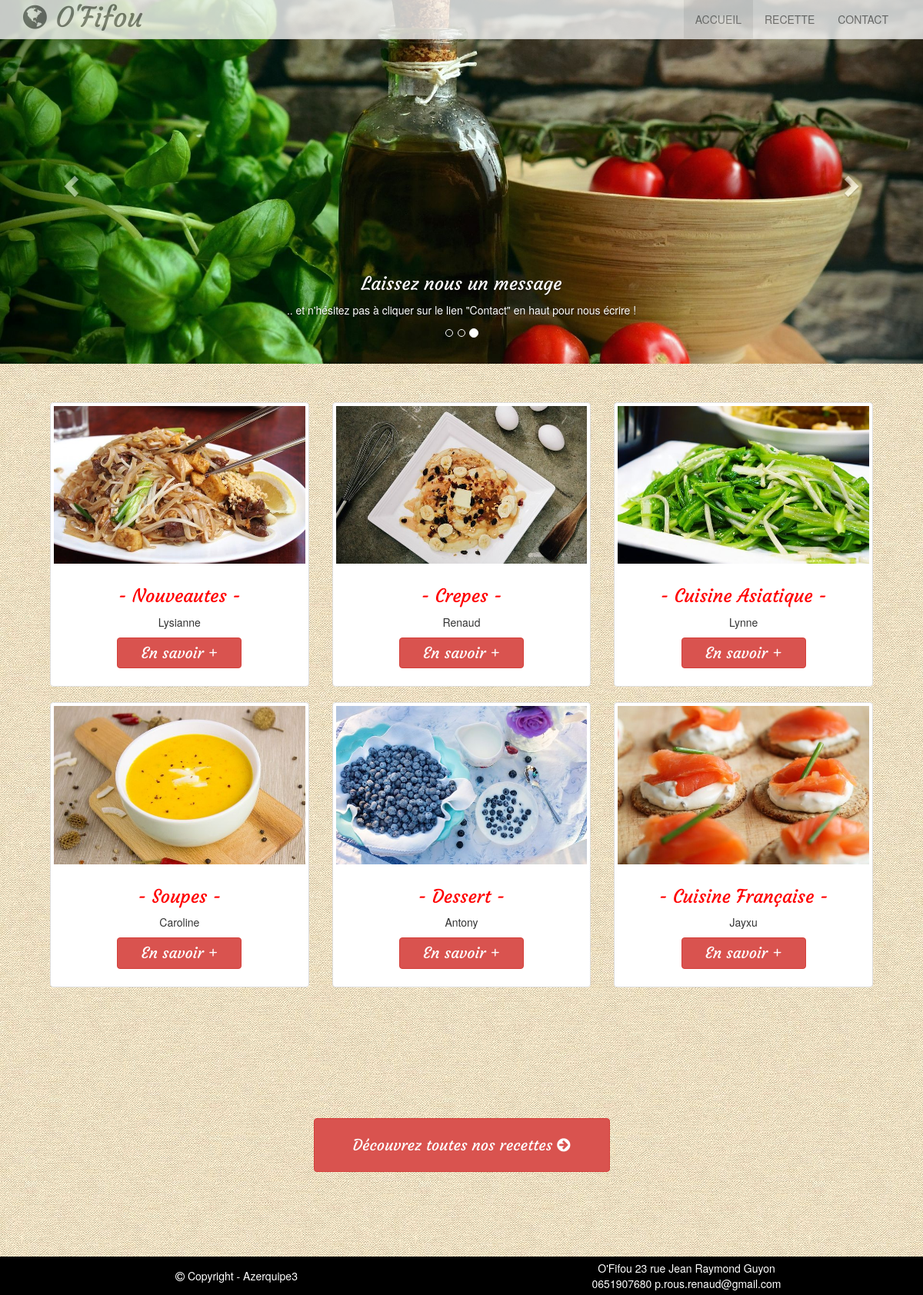
The page / on the database its author committed.
### tables this page shows
CREATE TABLE `infos` (
  `id` int(11) NOT NULL,
  `name` varchar(255) NOT NULL,
  `phone` varchar(255) NOT NULL,
  `adress` varchar(255) NOT NULL,
  `mail` varchar(255) NOT NULL,
  `photo1` varchar(255) NOT NULL,
  `photo2` varchar(255) NOT NULL,
  `photo3` varchar(255) NOT NULL,
  `carroussel_title1` varchar(255) NOT NULL,
  `carroussel_text1` text NOT NULL,
  `carroussel_title2` varchar(255) NOT NULL,
  `carroussel_text2` text NOT NULL,
  `carroussel_title3` varchar(255) NOT NULL,
  `carroussel_text3` text NOT NULL
);

CREATE TABLE `recipes` (
  `id` int(11) NOT NULL,
  `id_user` int(11) NOT NULL,
  `recipe_author` varchar(255) NOT NULL,
  `recipe_title` varchar(255) NOT NULL,
  `recipe_time` int(11) NOT NULL,
  `cook_time` int(11) NOT NULL,
  `people` varchar(255) NOT NULL,
  `ingredients` text NOT NULL,
  `preparation` text NOT NULL,
  `advice` text NOT NULL,
  `photo` varchar(255) NOT NULL,
  `date_publish` datetime NOT NULL
);

### index.php (the view, shortened to what this page needs)
<?php
require_once 'inc/connect.php';
?>
<!DOCTYPE html>
<html>
<head>
	<link type="text/css" rel="stylesheet" href="css/font-awesome.min.css">
    <link href="css/bootstrap.min.css" rel="stylesheet" type="text/css">
	<link href="css/style.css" rel="stylesheet" type="text/css">
	<link type="text/css" rel="stylesheet" href="css/mediaquery.css">
</head>
<?php
    $search = $bdd->prepare("SELECT * FROM recipes");
    if($search->execute()){
    $recettename = $search->fetchAll(PDO::FETCH_ASSOC);
    }
?>
<?php
$select = $bdd->prepare('SELECT * FROM infos');
if($select->execute()){
	$info = $select->fetch(PDO::FETCH_ASSOC);
}
?>
<body id="page-top" data-spy="scroll" data-target=".navbar-fixed-top">
    <nav class="navbar navbar-default navbar-fixed-top" role="navigation">
        <div class="container">
            <div class="navbar-header page-scroll">
                <a class="navbar-brand page-scroll" href="index.php"><h1 class="logomargin"><i class="fa fa-globe fa-1x" aria-hidden="true"></i> <?php echo $info['name'] ?></h1>
				</a>
            </div>
            <div class="collapse navbar-collapse navbar-ex1-collapse">
                <ul class="nav navbar-nav">
                    <li class="active1">
                        <a class="page-scroll" href="index.php">ACCUEIL</a>
                    </li>
                    <li>
                        <a class="page-scroll" href="list_recette.php">RECETTE</a>
                    </li>
                    <li>
                        <a class="page-scroll" href="contact.php">CONTACT</a>
                    </li>
                </ul>
            </div>
        </div>
    </nav>
<div>
	<div class="carousel slide" id="carousel-example-captions" data-ride="carousel">
		<ol class="carousel-indicators">
			<li data-target="#carousel-example-captions" data-slide-to="0" class=""></li>
			<li data-target="#carousel-example-captions" data-slide-to="1" class=""></li>
			<li data-target="#carousel-example-captions" data-slide-to="2" class="active"></li>
		</ol>
		<div class="carousel-inner" role="listbox">
			<div class="item active">
				<img alt="1920x756" src="img/photodicouverte2.jpg" data-holder-rendered="true">
				<div class="carousel-caption">
					<h3>Laissez nous un message</h3>
					<p>.. et n'hésitez pas à cliquer sur le lien "Contact" en haut pour nous écrire !</p>
				</div>
			</div>
		</div>
		<a href="#carousel-example-captions" class="left carousel-control" role="button" data-slide="prev">
			<span class="glyphicon glyphicon-chevron-left" aria-hidden="true"></span>
		</a>
		<a href="#carousel-example-captions" class="right carousel-control" role="button" data-slide="next">
			<span class="glyphicon glyphicon-chevron-right" aria-hidden="true"></span>
		</a>
	</div>
</div>
<?php if(empty($recettename)): ?>
	<tr>
		<td colspan="5"><h1>Aucun recette trouvé!</h1></td>
	</tr>
		<?php else: ?>
<form method="get">
	<div class="bs-example recettemargin" data-example-id="thumbnails-with-custom-content">
		<div class="row" style="margin: 0px;">
		  <?php foreach($recettename as $user): ?>
		  <div class="col-sm-6 col-md-4">
			<div class="thumbnail">
			  <img src="admin/<?=$user['photo'];?>" alt="nouveaute" class="recettehover">
			  <div class="caption">
				<h3 class="nouveaute_color"> - <?=$user['recipe_title'];?> - </h3>
				<p class="auteuralign"><?=$user['recipe_author'];?></p>
				<div class="btnalign">
					<a href="view_recette.php?id=<?=$user['id'];?>">
						<button type="button" class="btn btn-danger">En savoir +
						</button>
					</a>
				</div>
			  </div>
			</div>
		  </div>
		  <?php endforeach;?>
		<?php endif; ?>
		</div>
	</div>
</form>
<div class="btnalign">
	<a href="list_recette.php">
		<button type="button" class="btn btn-danger1">Découvrez toutes nos recettes <i class="fa fa-arrow-circle-right" aria-hidden="true"></i>
		</button>
	</a>
</div>
<?php
include 'footer.php';
?>
</body>
</html>

### footer.php (shortened to what this page needs)
<?php
$select = $bdd->prepare('SELECT * FROM infos');
if($select->execute()){
	$info = $select->fetch(PDO::FETCH_ASSOC);
}
?>
<div class="container footer">
		<div class="col-md-6 copy">
			<p><i class="fa fa-copyright" aria-hidden="true"></i> Copyright - Azerquipe3</p>
		</div>
		<div class="col-md-6 adress">
			<?php echo '<p>'.$info['name'].'&nbsp;'.$info['adress'].'<br>'.$info['phone'].'&nbsp;'.$info['mail'].'</p>'; ?>
		</div>
</div>

### css/style.css (style rules this page uses)
body { background-color: antiquewhite; background-image: url(../img/back1.jpg); background-repeat: repeat; background-size: auto; }
h1, h3 { font-family: 'courgetteregular', Arial, sans-serif; }
h3 { text-align: center; }
.auteuralign { text-align: center; }
.logomargin { margin-top: -12px; }
.navbar-nav { float: right; }
.navbar-default { opacity: 0.8; }
.active { color: #000000; }
.active1 { background-color: #e7e7e7; }
.recettemargin { margin: 50px 140px; }
.nouveaute_color { color: red; }
.btnalign { text-align: center; margin: 10px 0px; }
.btn-danger { padding: 5px 30px; font-family: 'courgetteregular', Arial, sans-serif; font-size: 20px; background-color: #d9534f; border-color: #d43f3a; color: #fff; }
.btn-danger1 { padding: 20px 50px; margin: 100px 0px; font-family: 'courgetteregular', Arial, sans-serif; font-size: 20px; background-color: #d9534f; border-color: #d43f3a; color: #fff; }
.footer { width: 100%; height: 50px; color: #ffffff; background-color: #000000; }
.footer p { text-align: center; margin-top: 15px; }
.adress p { margin-top: 5px; margin-bottom: 0px; }

### css/mediaquery.css (style rules this page uses)
@media screen and (max-width: 1200px) { .recettemargin { margin: 50px 50px; } }

### rows shown on the page
infos: name "O'Fifou", adress "23 rue Jean Raymond Guyon", phone "0651907680", mail "p.rous.renaud@gmail.com"
recipes: photo (picture), recipe_title "Nouveautes", recipe_author "Lysianne"
recipes: photo (picture), recipe_title "Crepes", recipe_author "Renaud"
recipes: photo (picture), recipe_title "Cuisine Asiatique", recipe_author "Lynne"
recipes: photo (picture), recipe_title "Soupes", recipe_author "Caroline"
recipes: photo (picture), recipe_title "Dessert", recipe_author "Antony"
recipes: photo (picture), recipe_title "Cuisine Française", recipe_author "Jayxu"
